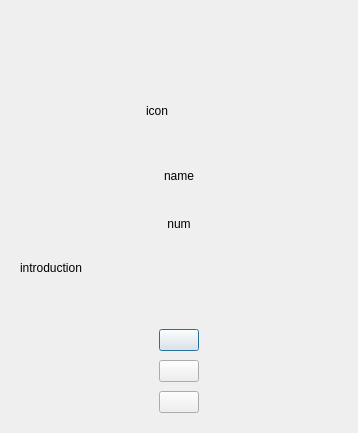
<?xml version="1.0" encoding="UTF-8"?>
<ui version="4.0">
 <class>GlobalNotificationDetailDialog</class>
 <widget class="QDialog" name="GlobalNotificationDetailDialog">
  <property name="geometry">
   <rect>
    <x>0</x>
    <y>0</y>
    <width>358</width>
    <height>433</height>
   </rect>
  </property>
  <property name="windowTitle">
   <string>GlobalNotificationDetailDialog</string>
  </property>
  <layout class="QVBoxLayout" name="verticalLayoutMain" stretch="0,0,0,0,0,1,0,0,0,0">
   <property name="spacing">
    <number>9</number>
   </property>
   <property name="leftMargin">
    <number>0</number>
   </property>
   <property name="topMargin">
    <number>0</number>
   </property>
   <property name="rightMargin">
    <number>0</number>
   </property>
   <property name="bottomMargin">
    <number>20</number>
   </property>
   <item>
    <widget class="QWidget" name="titlebar" native="true">
     <property name="sizePolicy">
      <sizepolicy hsizetype="Expanding" vsizetype="Expanding">
       <horstretch>0</horstretch>
       <verstretch>0</verstretch>
      </sizepolicy>
     </property>
     <property name="minimumSize">
      <size>
       <width>0</width>
       <height>31</height>
      </size>
     </property>
     <property name="maximumSize">
      <size>
       <width>16777215</width>
       <height>31</height>
      </size>
     </property>
     <layout class="QHBoxLayout" name="horizontalLayout_11">
      <property name="spacing">
       <number>0</number>
      </property>
      <property name="leftMargin">
       <number>0</number>
      </property>
      <property name="topMargin">
       <number>0</number>
      </property>
      <property name="rightMargin">
       <number>0</number>
      </property>
      <property name="bottomMargin">
       <number>0</number>
      </property>
      <item>
       <widget class="QWidget" name="titlewidget" native="true">
        <property name="sizePolicy">
         <sizepolicy hsizetype="Expanding" vsizetype="Expanding">
          <horstretch>0</horstretch>
          <verstretch>0</verstretch>
         </sizepolicy>
        </property>
        <layout class="QHBoxLayout" name="horizontalLayout_10">
         <property name="spacing">
          <number>0</number>
         </property>
         <property name="leftMargin">
          <number>12</number>
         </property>
         <property name="topMargin">
          <number>0</number>
         </property>
         <property name="rightMargin">
          <number>0</number>
         </property>
         <property name="bottomMargin">
          <number>0</number>
         </property>
        </layout>
       </widget>
      </item>
      <item>
       <spacer name="horizontalSpacer_13">
        <property name="orientation">
         <enum>Qt::Horizontal</enum>
        </property>
        <property name="sizeHint" stdset="0">
         <size>
          <width>233</width>
          <height>2</height>
         </size>
        </property>
       </spacer>
      </item>
      <item>
       <layout class="QVBoxLayout" name="verticalLayout_6">
        <property name="spacing">
         <number>0</number>
        </property>
        <property name="leftMargin">
         <number>0</number>
        </property>
        <property name="topMargin">
         <number>0</number>
        </property>
        <property name="rightMargin">
         <number>0</number>
        </property>
        <property name="bottomMargin">
         <number>0</number>
        </property>
        <item>
         <layout class="QHBoxLayout" name="horizontalLayout_7">
          <property name="spacing">
           <number>0</number>
          </property>
          <property name="leftMargin">
           <number>0</number>
          </property>
          <property name="topMargin">
           <number>0</number>
          </property>
          <property name="rightMargin">
           <number>0</number>
          </property>
          <property name="bottomMargin">
           <number>0</number>
          </property>
          <item>
           <widget class="QPushButton" name="btnMinimize">
            <property name="sizePolicy">
             <sizepolicy hsizetype="Expanding" vsizetype="Expanding">
              <horstretch>0</horstretch>
              <verstretch>0</verstretch>
             </sizepolicy>
            </property>
            <property name="focusPolicy">
             <enum>Qt::NoFocus</enum>
            </property>
            <property name="text">
             <string/>
            </property>
            <property name="flat">
             <bool>true</bool>
            </property>
           </widget>
          </item>
          <item>
           <widget class="QPushButton" name="btnClose">
            <property name="sizePolicy">
             <sizepolicy hsizetype="Expanding" vsizetype="Expanding">
              <horstretch>0</horstretch>
              <verstretch>0</verstretch>
             </sizepolicy>
            </property>
            <property name="focusPolicy">
             <enum>Qt::NoFocus</enum>
            </property>
            <property name="text">
             <string/>
            </property>
            <property name="flat">
             <bool>true</bool>
            </property>
           </widget>
          </item>
         </layout>
        </item>
        <item>
         <spacer name="verticalSpacer_4">
          <property name="orientation">
           <enum>Qt::Vertical</enum>
          </property>
          <property name="sizeType">
           <enum>QSizePolicy::Expanding</enum>
          </property>
          <property name="sizeHint" stdset="0">
           <size>
            <width>0</width>
            <height>1</height>
           </size>
          </property>
         </spacer>
        </item>
       </layout>
      </item>
     </layout>
    </widget>
   </item>
   <item>
    <spacer name="verticalSpacer_3">
     <property name="orientation">
      <enum>Qt::Vertical</enum>
     </property>
     <property name="sizeType">
      <enum>QSizePolicy::Fixed</enum>
     </property>
     <property name="sizeHint" stdset="0">
      <size>
       <width>20</width>
       <height>38</height>
      </size>
     </property>
    </spacer>
   </item>
   <item>
    <layout class="QHBoxLayout" name="horizontalLayout">
     <item>
      <spacer name="horizontalSpacer">
       <property name="orientation">
        <enum>Qt::Horizontal</enum>
       </property>
       <property name="sizeHint" stdset="0">
        <size>
         <width>40</width>
         <height>20</height>
        </size>
       </property>
      </spacer>
     </item>
     <item>
      <widget class="QLabel" name="labelLogo">
       <property name="minimumSize">
        <size>
         <width>66</width>
         <height>66</height>
        </size>
       </property>
       <property name="maximumSize">
        <size>
         <width>66</width>
         <height>66</height>
        </size>
       </property>
       <property name="text">
        <string>icon</string>
       </property>
      </widget>
     </item>
     <item>
      <spacer name="horizontalSpacer_2">
       <property name="orientation">
        <enum>Qt::Horizontal</enum>
       </property>
       <property name="sizeHint" stdset="0">
        <size>
         <width>40</width>
         <height>20</height>
        </size>
       </property>
      </spacer>
     </item>
    </layout>
   </item>
   <item>
    <widget class="QWidget" name="nameWidget" native="true">
     <property name="minimumSize">
      <size>
       <width>0</width>
       <height>44</height>
      </size>
     </property>
     <layout class="QHBoxLayout" name="horizontalLayout_2" stretch="0,1,0">
      <property name="spacing">
       <number>0</number>
      </property>
      <property name="leftMargin">
       <number>0</number>
      </property>
      <property name="topMargin">
       <number>0</number>
      </property>
      <property name="rightMargin">
       <number>0</number>
      </property>
      <property name="bottomMargin">
       <number>0</number>
      </property>
      <item>
       <spacer name="horizontalSpacer_3">
        <property name="orientation">
         <enum>Qt::Horizontal</enum>
        </property>
        <property name="sizeHint" stdset="0">
         <size>
          <width>40</width>
          <height>20</height>
         </size>
        </property>
       </spacer>
      </item>
      <item>
       <layout class="QVBoxLayout" name="verticalLayout">
        <property name="spacing">
         <number>3</number>
        </property>
        <item>
         <widget class="QLabel" name="labelName">
          <property name="text">
           <string>name</string>
          </property>
          <property name="alignment">
           <set>Qt::AlignCenter</set>
          </property>
         </widget>
        </item>
        <item>
         <widget class="QLabel" name="labelNum">
          <property name="text">
           <string>num</string>
          </property>
          <property name="alignment">
           <set>Qt::AlignCenter</set>
          </property>
         </widget>
        </item>
       </layout>
      </item>
      <item>
       <spacer name="horizontalSpacer_4">
        <property name="orientation">
         <enum>Qt::Horizontal</enum>
        </property>
        <property name="sizeHint" stdset="0">
         <size>
          <width>40</width>
          <height>20</height>
         </size>
        </property>
       </spacer>
      </item>
     </layout>
    </widget>
   </item>
   <item>
    <spacer name="verticalSpacer">
     <property name="orientation">
      <enum>Qt::Vertical</enum>
     </property>
     <property name="sizeType">
      <enum>QSizePolicy::Fixed</enum>
     </property>
     <property name="sizeHint" stdset="0">
      <size>
       <width>20</width>
       <height>6</height>
      </size>
     </property>
    </spacer>
   </item>
   <item>
    <layout class="QHBoxLayout" name="horizontalLayout_6">
     <property name="spacing">
      <number>0</number>
     </property>
     <item>
      <spacer name="horizontalSpacer_11">
       <property name="orientation">
        <enum>Qt::Horizontal</enum>
       </property>
       <property name="sizeType">
        <enum>QSizePolicy::Fixed</enum>
       </property>
       <property name="sizeHint" stdset="0">
        <size>
         <width>20</width>
         <height>20</height>
        </size>
       </property>
      </spacer>
     </item>
     <item>
      <widget class="QLabel" name="labelIntroduction">
       <property name="maximumSize">
        <size>
         <width>16777215</width>
         <height>53</height>
        </size>
       </property>
       <property name="text">
        <string>introduction</string>
       </property>
       <property name="alignment">
        <set>Qt::AlignLeading|Qt::AlignLeft|Qt::AlignTop</set>
       </property>
       <property name="wordWrap">
        <bool>true</bool>
       </property>
       <property name="textInteractionFlags">
        <set>Qt::NoTextInteraction</set>
       </property>
      </widget>
     </item>
     <item>
      <spacer name="horizontalSpacer_12">
       <property name="orientation">
        <enum>Qt::Horizontal</enum>
       </property>
       <property name="sizeType">
        <enum>QSizePolicy::Fixed</enum>
       </property>
       <property name="sizeHint" stdset="0">
        <size>
         <width>20</width>
         <height>20</height>
        </size>
       </property>
      </spacer>
     </item>
    </layout>
   </item>
   <item>
    <spacer name="verticalSpacer_2">
     <property name="orientation">
      <enum>Qt::Vertical</enum>
     </property>
     <property name="sizeType">
      <enum>QSizePolicy::Fixed</enum>
     </property>
     <property name="sizeHint" stdset="0">
      <size>
       <width>20</width>
       <height>6</height>
      </size>
     </property>
    </spacer>
   </item>
   <item>
    <layout class="QHBoxLayout" name="horizontalLayout_3">
     <property name="spacing">
      <number>0</number>
     </property>
     <item>
      <spacer name="horizontalSpacer_5">
       <property name="orientation">
        <enum>Qt::Horizontal</enum>
       </property>
       <property name="sizeHint" stdset="0">
        <size>
         <width>40</width>
         <height>20</height>
        </size>
       </property>
      </spacer>
     </item>
     <item>
      <widget class="StylePushButton" name="pushButtonUnfollow">
       <property name="text">
        <string/>
       </property>
      </widget>
     </item>
     <item>
      <spacer name="horizontalSpacer_6">
       <property name="orientation">
        <enum>Qt::Horizontal</enum>
       </property>
       <property name="sizeHint" stdset="0">
        <size>
         <width>40</width>
         <height>20</height>
        </size>
       </property>
      </spacer>
     </item>
    </layout>
   </item>
   <item>
    <layout class="QHBoxLayout" name="horizontalLayout_4">
     <property name="spacing">
      <number>0</number>
     </property>
     <item>
      <spacer name="horizontalSpacer_7">
       <property name="orientation">
        <enum>Qt::Horizontal</enum>
       </property>
       <property name="sizeHint" stdset="0">
        <size>
         <width>40</width>
         <height>20</height>
        </size>
       </property>
      </spacer>
     </item>
     <item>
      <widget class="StylePushButton" name="pushButtonHistory">
       <property name="text">
        <string/>
       </property>
      </widget>
     </item>
     <item>
      <spacer name="horizontalSpacer_8">
       <property name="orientation">
        <enum>Qt::Horizontal</enum>
       </property>
       <property name="sizeHint" stdset="0">
        <size>
         <width>40</width>
         <height>20</height>
        </size>
       </property>
      </spacer>
     </item>
    </layout>
   </item>
   <item>
    <layout class="QHBoxLayout" name="horizontalLayout_5">
     <property name="spacing">
      <number>0</number>
     </property>
     <item>
      <spacer name="horizontalSpacer_9">
       <property name="orientation">
        <enum>Qt::Horizontal</enum>
       </property>
       <property name="sizeHint" stdset="0">
        <size>
         <width>40</width>
         <height>20</height>
        </size>
       </property>
      </spacer>
     </item>
     <item>
      <widget class="StylePushButton" name="pushButtonMsg">
       <property name="text">
        <string/>
       </property>
      </widget>
     </item>
     <item>
      <spacer name="horizontalSpacer_10">
       <property name="orientation">
        <enum>Qt::Horizontal</enum>
       </property>
       <property name="sizeHint" stdset="0">
        <size>
         <width>40</width>
         <height>20</height>
        </size>
       </property>
      </spacer>
     </item>
    </layout>
   </item>
  </layout>
 </widget>
 <layoutdefault spacing="6" margin="11"/>
 <customwidgets>
  <customwidget>
   <class>StylePushButton</class>
   <extends>QPushButton</extends>
   <header location="global">stylepushbutton.h</header>
  </customwidget>
 </customwidgets>
 <resources/>
 <connections/>
</ui>
